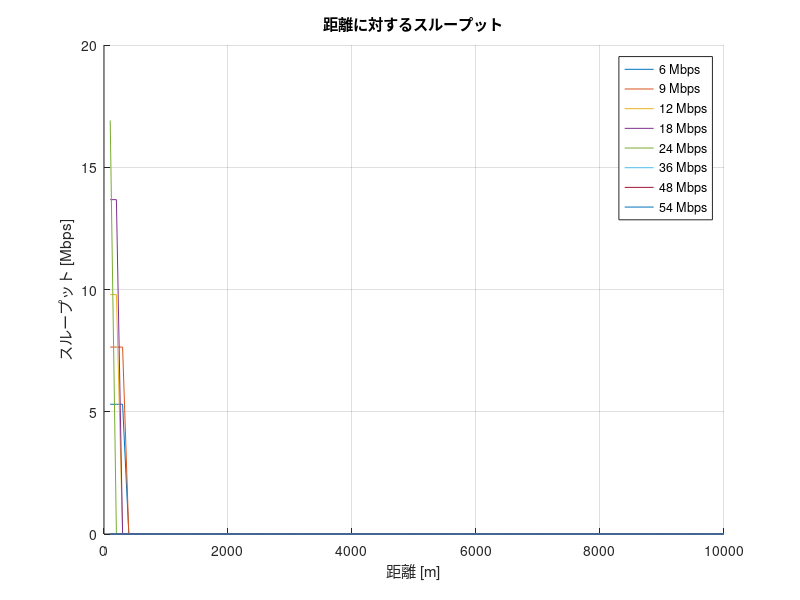

Here is the MATLAB script that generated this plot:
% パラメータの設定
Rmin = [-82, -81, -79, -77, -74, -70, -66, -65]; % 最小受信感度 [dBm]
Tp = 10; % 送信電力 [dBm]
f = 2.4 * 10^9; % 周波数 [Hz]
c = 3 * 10^8; % 光速 [m/s]
N = 100; % 端末数
TR = [6, 9, 12, 18, 24, 36, 48, 54]; % 伝送レート [Mbps]

databit = [24, 36, 48, 72, 96, 144, 192, 216]; % OFDMシンボルごとのデータビット[bit]
PLCP_pre = 16; % PLCPプリアンブル[μs]
PLCPhead_sig = 1; % PLCPヘッダ（シグナル）[μs]
PLCPhead_ser = 16; % PLCPヘッダ（サービス）[μs]
ACK = 80; % 802.11ACKフレーム[bit]
MAC = 192; % 802.11MACヘッダ[bit]
LLC = 64; % LLCヘッダ[bit]
packet = 12000; % IPパケット[bit]
FCS = 32; % FCS[bit]
tail = 6; % テイルビット[bit]
SIFS = 10; % [μs]
DIFS = 34; % [μs]
backoff = 101.5; % 平均バックオフ制御時間 [μs]

% 変数の初期化
nt = zeros(size(TR)); % 総送信回数
d1 = zeros(size(TR)); % 各変調方式における伝送距離[m]
Lfs = zeros(size(TR)); % 距離減衰 [dB]
ACK_t = zeros(size(TR)); % ACKフレーム長[μs]
data_t = zeros(size(TR)); % データ長[μs]
throughput1 = zeros(size(TR)); % 端末間のスループット [Mbps]
throughput2 = zeros(size(TR)); % 全体のスループット [Mbps]
total_tt = zeros(size(TR)); % 1パケットの全体(100台)の送信時間[μs]
n = zeros(size(TR)); % 一度に通信できる端末数

distances = 100:100:100*N; % 距離の範囲
throughput_distance = zeros(length(distances), length(TR)); % 距離に対するスループット

for i = 1:length(TR)
    Lfs(i) = Tp - Rmin(i); % 距離減衰 [dB]
    d1(i) = ((10^(Lfs(i) / 20)) * c) / (4 * pi * f); % 伝送距離 [m]
    for j = 1:length(distances)
        d = distances(j);
        if d1(i) >= d
            % 総送信回数の計算
            if mod(N - 1, d) == 0
                nt(i) = (N - 1) / d;
            else
                nt(i) = floor((N - 1) / d) + 1;
            end

            % フレームの計算
            ACK_t(i) = PLCP_pre + (PLCPhead_sig + ceil((PLCPhead_ser + ACK + FCS + tail) / databit(i))) * 4;
            data_t(i) = PLCP_pre + (PLCPhead_sig + ceil((PLCPhead_ser + MAC + LLC + packet + FCS + tail) / databit(i))) * 4;

            % スループットの計算
            total_tt(i) = (ACK_t(i) + data_t(i) + SIFS + backoff + DIFS) * nt(i);
            throughput_distance(j, i) = packet / total_tt(i);
        else
            throughput_distance(j, i) = 0;
        end
    end
end

% 結果のプロット
figure;
hold on;
for i = 1:length(TR)
    plot(distances, throughput_distance(:, i), 'DisplayName', sprintf('%d Mbps', TR(i)));
end
xlabel('距離 [m]');
ylabel('スループット [Mbps]');
title('距離に対するスループット');
legend show;
grid on;
hold off;
